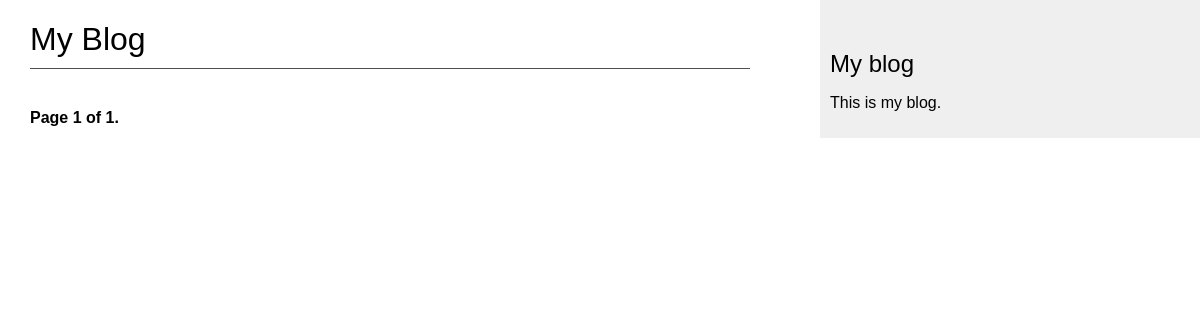
The app's page /mysite/, older data.
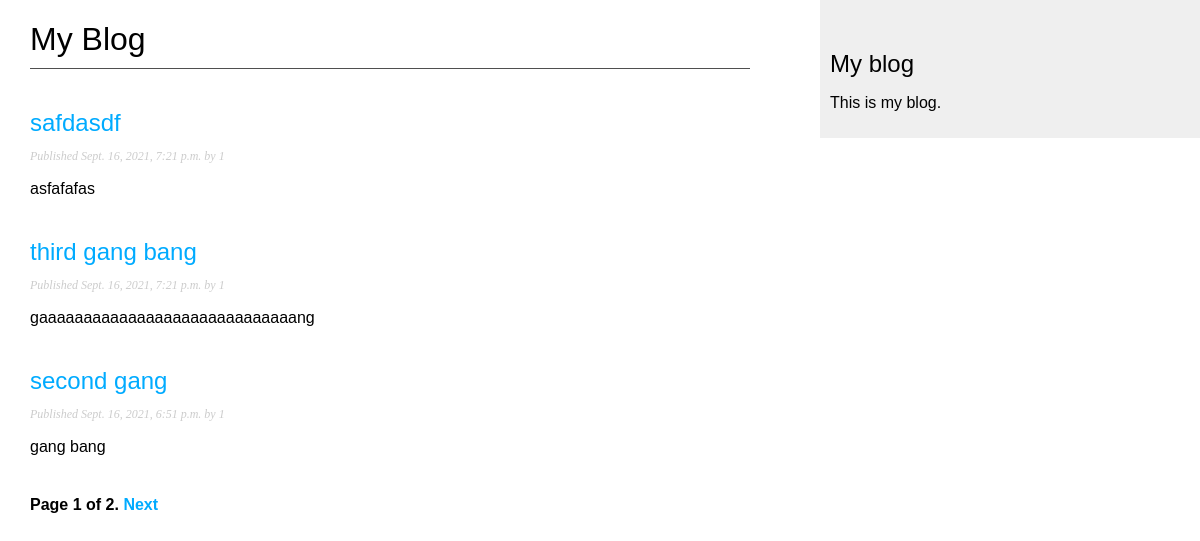
The same page, newer data.
### mysite/models.py (models this page shows, shortened)
class Post(models.Model):
    STATUS_CHOICES = (
        ('draft', 'Draft'),
        ('published', 'Published'),
    )
    object = models.Manager
    published = PublishedManager()
    title = models.CharField(max_length=250)
    slug = models.SlugField(max_length=250, unique_for_date='publish')
    author = models.ForeignKey(User, on_delete=models.CASCADE,
                               related_name='blog_posts')
    body = models.TextField()
    publish = models.DateTimeField(default=timezone.now())
    created = models.DateTimeField(auto_now_add=True)
    update = models.DateTimeField(auto_now=True)
    status = models.CharField(max_length=10, choices=STATUS_CHOICES, default='draft')
    class Meta:
        ordering = ('-publish', )
    """Метод возвращает отображение объекта, понятное человеку"""
    """Используем в HTML шаблонах, чтобы получать ссылку на статью"""
    def get_absolute_url(self):
        return reverse('mysite:post_detail', args=[self.publish.year, self.publish.month,
                                                   self.publish.day, self.slug])

### mysite/views.py (the view)
# urls.py: path('', views.PostListView.as_view(), name='post_list'),
class PostListView(ListView):
    queryset = Post.published.all()
    context_object_name = 'posts'
    paginate_by = 3
    template_name = 'mysite/post/list.html'

### templates/mysite/post/list.html (shortened to what this page needs)
{% extends 'mysite/base.html' %}
{% block content %}
    <h1>My Blog</h1>
    {% for post in posts %}
        <h2>
            <a href="{{ post.get_absolute_url }}">{{ post.title }}</a>
        </h2>
        <p class="date">Published {{ post.publish }} by {{ post.author }}</p>
        {{ post.body|truncatewords:30|linebreaks }}
    {% endfor %}
    {% include 'pagination.html' with page=page_obj %}
{% endblock %}

### templates/mysite/base.html (shortened to what this page needs)
{% load static %}
<!DOCTYPE html>
<html>
<head>
    <link href="{% static "css/blog.css" %}" rel="stylesheet">
</head>
<body>
    <div id="content">
        {% block content %}{% endblock %}  </div>
    <div id="sidebar">
        <h2>My blog</h2>
        <p>This is my blog.</p>
    </div>
</body>
</html>

### templates/pagination.html (shortened to what this page needs)
<div class="pagination">
    <span class="step-links">
        <span class="current">
            Page {{ page.number }} of {{ page.paginator.num_pages }}.
        </span>    {% if page.has_next %}
        <a href="?page={{ page.next_page_number }}">Next</a>
    {% endif %}  </span> </div>

### mysite/static/css/blog.css (style rules this page uses)
body { margin:0; padding:0; font-family:helvetica, sans-serif; }
a { color:#00abff; text-decoration:none; }
h1 { font-weight:normal; border-bottom:1px solid #4f4f4f; padding:0 0 10px 0; }
h2 { font-weight:normal; margin:40px 0 0; }
#content { float:left; width:60%; padding:0 0 0 30px; }
#sidebar { float:right; width:30%; padding:10px; background:#efefef; height:100%; }
p.date { color:#ccc; font-family: georgia, serif; font-size: 12px; font-style: italic; }
.pagination { margin:40px 0; font-weight:bold; }

Row changes from the older to the newer data that the page shows:
added Post: title "safdasdf", publish "Sept. 16, 2021, 7:21 p.m.", author "1", body "asfafafas"
added Post: title "third gang bang", publish "Sept. 16, 2021, 7:21 p.m.", author "1", body "gaaaaaaaaaaaaaaaaaaaaaaaaaaaaang"
added Post: title "second gang", publish "Sept. 16, 2021, 6:51 p.m.", author "1", body "gang bang"
Text that changed along with them:
{{ page.paginator.num_pages }}: "1" → "2"
text now shown: "Next"
